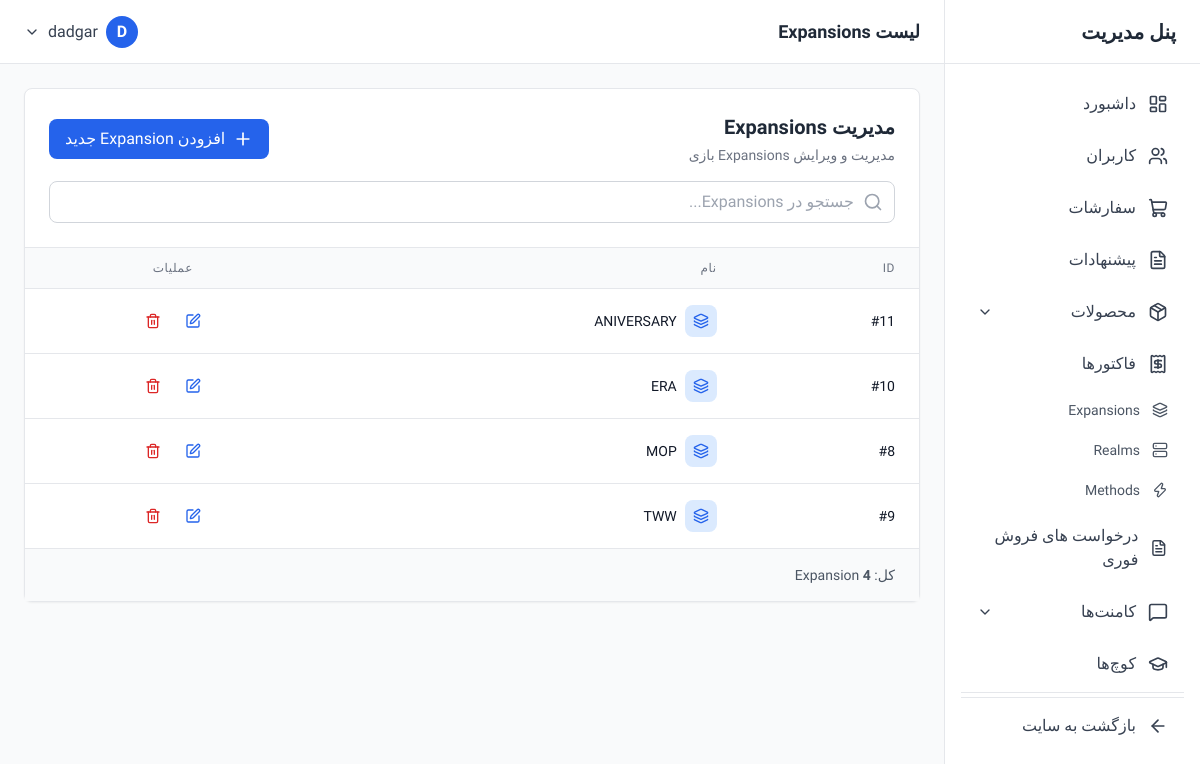
The app's page /dashboard/expansions/ (signed in) with its own data.
### account/models.py (models this page shows, shortened)
class User(AbstractUser):
    email = models.EmailField('Email Address', unique=True)
    phone = models.CharField('Phone Number', max_length=15)
    discord_id = models.CharField('Discord ID', max_length=255)
    last_activation_email_sent = models.DateTimeField(null=True, blank=True)

### core/models.py (models this page shows, shortened)
class Expansion(models.Model):
    name = models.CharField(max_length=100, unique=True)

### dashboard/views.py (the view)
# urls.py: path('expansions/', views.expansion_list, name='expansion_list'),
@login_required
@user_passes_test(is_admin)
def expansion_list(request):
    expansions = Expansion.objects.all().order_by('name')
    search = request.GET.get('search', '')
    if search:
        expansions = expansions.filter(name__icontains=search)
    context = {
        'expansions': expansions,
        'search': search,
    }
    return render(request, 'dashboard/expansions/list.html', context)

### dashboard/views.py (called while the page is built)
def is_admin(user):
    return user.is_staff or user.is_superuser

### dashboard/templates/dashboard/expansions/list.html (shortened to what this page needs)
{% extends 'dashboard/base.html' %}
{% block page_title %}لیست Expansions{% endblock %}
{% block content %}
<div class="bg-white rounded-lg shadow-sm border border-gray-200">
    <div class="p-6 border-b border-gray-200">
        <div class="flex flex-col md:flex-row md:items-center md:justify-between gap-4">
            <div>
                <h2 class="text-xl font-semibold text-gray-800">مدیریت Expansions</h2>
                <p class="text-sm text-gray-500 mt-1">مدیریت و ویرایش Expansions بازی</p>
            </div>
            <a href="{% url 'dashboard:expansion_create' %}" class="inline-flex items-center gap-2 px-4 py-2 bg-blue-600 text-white rounded-lg hover:bg-blue-700 transition-colors">
                <i data-lucide="plus" class="w-5 h-5"></i>
                <span>افزودن Expansion جدید</span>
            </a>
        </div>
        <form method="GET" class="mt-4">
            <div class="relative">
                <input
                    type="text"
                    name="search"
                    value="{{ search }}"
                    placeholder="جستجو در Expansions..."
                    class="w-full px-4 py-2 pr-10 border border-gray-300 rounded-lg focus:ring-2 focus:ring-blue-500 focus:border-transparent"
                >
                <i data-lucide="search" class="absolute right-3 top-1/2 -translate-y-1/2 w-5 h-5 text-gray-400"></i>
            </div>
        </form>
    </div>
    <div class="overflow-x-auto">
        <table class="w-full">
            <thead class="bg-gray-50 border-b border-gray-200">
                <tr>
                    <th class="px-6 py-3 text-right text-xs font-medium text-gray-500 uppercase tracking-wider">ID</th>
                    <th class="px-6 py-3 text-right text-xs font-medium text-gray-500 uppercase tracking-wider">نام</th>
                    <th class="px-6 py-3 text-center text-xs font-medium text-gray-500 uppercase tracking-wider">عملیات</th>
                </tr>
            </thead>
            <tbody class="bg-white divide-y divide-gray-200">
                {% for expansion in expansions %}
                <tr class="hover:bg-gray-50 transition-colors">
                    <td class="px-6 py-4 whitespace-nowrap text-sm text-gray-900">
                        #{{ expansion.id }}
                    </td>
                    <td class="px-6 py-4 whitespace-nowrap">
                        <div class="flex items-center gap-2">
                            <div class="p-2 bg-blue-100 rounded-lg">
                                <i data-lucide="layers" class="w-4 h-4 text-blue-600"></i>
                            </div>
                            <span class="text-sm font-medium text-gray-900">{{ expansion.name }}</span>
                        </div>
                    </td>
                    <td class="px-6 py-4 whitespace-nowrap text-center">
                        <div class="flex items-center justify-center gap-2">
                            <a href="{% url 'dashboard:expansion_edit' expansion.id %}" class="p-2 text-blue-600 hover:bg-blue-50 rounded-lg transition-colors" title="ویرایش">
                                <i data-lucide="edit" class="w-4 h-4"></i>
                            </a>
                            <a href="{% url 'dashboard:expansion_delete' expansion.id %}" class="p-2 text-red-600 hover:bg-red-50 rounded-lg transition-colors" title="حذف">
                                <i data-lucide="trash-2" class="w-4 h-4"></i>
                            </a>
                        </div>
                    </td>
                </tr>
                {% endfor %}
            </tbody>
        </table>
    </div>
    <div class="px-6 py-4 border-t border-gray-200 bg-gray-50">
        <p class="text-sm text-gray-600">
            کل: <span class="font-semibold">{{ expansions.count }}</span> Expansion
        </p>
    </div>
</div>
{% endblock %}

### dashboard/templates/dashboard/base.html (shortened to what this page needs)
<!DOCTYPE html>
<html lang="fa" dir="rtl">
<head>
    <script src="https://cdn.tailwindcss.com"></script>
</head>
<body class="bg-gray-50" x-data="{ sidebarOpen: true, mobileMenuOpen: false }">
    <aside
        :class="sidebarOpen ? 'translate-x-0' : 'translate-x-full'"
        class="fixed right-0 top-0 z-40 h-screen w-64 bg-white border-l border-gray-200 transition-transform duration-300 ease-in-out lg:translate-x-0"
    >
        <div class="flex items-center justify-between h-16 px-6 border-b border-gray-200">
            <h1 class="text-xl font-bold text-gray-800">پنل مدیریت</h1>
        </div>
<nav class="p-4 space-y-1 overflow-y-auto h-[calc(100vh-64px)]">
    <a href="{% url 'dashboard:home' %}" class="flex items-center gap-3 px-4 py-3 text-gray-700 rounded-lg hover:bg-blue-50 hover:text-blue-600 transition-colors">
        <i data-lucide="layout-dashboard" class="w-5 h-5"></i>
        <span>داشبورد</span>
    </a>
    <a href="{% url 'dashboard:user_list' %}" class="flex items-center gap-3 px-4 py-3 text-gray-700 rounded-lg hover:bg-blue-50 hover:text-blue-600 transition-colors">
        <i data-lucide="users" class="w-5 h-5"></i>
        <span>کاربران</span>
    </a>
    <a href="{% url 'dashboard:order_list' %}" class="flex items-center gap-3 px-4 py-3 text-gray-700 rounded-lg hover:bg-blue-50 hover:text-blue-600 transition-colors">
        <i data-lucide="shopping-cart" class="w-5 h-5"></i>
        <span>سفارشات</span>
    </a>
    <a href="{% url 'dashboard:offer_list' %}" class="flex items-center gap-3 px-4 py-3 text-gray-700 rounded-lg hover:bg-blue-50 hover:text-blue-600 transition-colors">
        <i data-lucide="file-text" class="w-5 h-5"></i>
        <span>پیشنهادات</span>
    </a>
    <div x-data="{ open: false }">
        <button @click="open = !open" class="w-full flex items-center justify-between gap-3 px-4 py-3 text-gray-700 rounded-lg hover:bg-blue-50 hover:text-blue-600 transition-colors">
            <div class="flex items-center gap-3">
                <i data-lucide="package" class="w-5 h-5"></i>
                <span>محصولات</span>
            </div>
            <i data-lucide="chevron-down" class="w-4 h-4" :class="{ 'rotate-180': open }"></i>
        </button>
    </div>
    <a href="{% url 'dashboard:invoice_list' %}" class="flex items-center gap-3 px-4 py-3 text-gray-700 rounded-lg hover:bg-blue-50 hover:text-blue-600 transition-colors">
        <i data-lucide="receipt" class="w-5 h-5"></i>
        <span>فاکتورها</span>
    </a>
    <a href="{% url 'dashboard:expansion_list' %}" class="flex items-center gap-3 px-4 py-2 text-sm text-gray-600 rounded-lg hover:bg-blue-50 hover:text-blue-600 transition-colors">
        <i data-lucide="layers" class="w-4 h-4"></i>
        <span>Expansions</span>
    </a>
    <a href="{% url 'dashboard:realm_list' %}" class="flex items-center gap-3 px-4 py-2 text-sm text-gray-600 rounded-lg hover:bg-blue-50 hover:text-blue-600 transition-colors">
        <i data-lucide="server" class="w-4 h-4"></i>
        <span>Realms</span>
    </a>
    <a href="{% url 'dashboard:method_list' %}" class="flex items-center gap-3 px-4 py-2 text-sm text-gray-600 rounded-lg hover:bg-blue-50 hover:text-blue-600 transition-colors">
        <i data-lucide="zap" class="w-4 h-4"></i>
        <span>Methods</span>
    </a>
    <a href="{% url 'dashboard:fastsell_list' %}" class="flex items-center gap-3 px-4 py-3 text-gray-700 rounded-lg hover:bg-blue-50 hover:text-blue-600 transition-colors">
        <i data-lucide="file-text" class="w-5 h-5"></i>
        <span>درخواست های فروش فوری</span>
    </a>
    <div x-data="{ open: false }">
        <button @click="open = !open" class="w-full flex items-center justify-between gap-3 px-4 py-3 text-gray-700 rounded-lg hover:bg-blue-50 hover:text-blue-600 transition-colors">
            <div class="flex items-center gap-3">
                <i data-lucide="message-square" class="w-5 h-5"></i>
                <span>کامنت‌ها</span>
            </div>
            <i data-lucide="chevron-down" class="w-4 h-4" :class="{ 'rotate-180': open }"></i>
        </button>
    </div>
    <a href="{% url 'dashboard:coach_list' %}" class="flex items-center gap-3 px-4 py-3 text-gray-700 rounded-lg hover:bg-blue-50 hover:text-blue-600 transition-colors">
        <i data-lucide="graduation-cap" class="w-5 h-5"></i>
        <span>کوچ‌ها</span>
    </a>
    <hr class="my-4 border-gray-200">
    <hr class="my-4 border-gray-200">
    <a href="/" class="flex items-center gap-3 px-4 py-3 text-gray-700 rounded-lg hover:bg-gray-100 transition-colors">
        <i data-lucide="arrow-left" class="w-5 h-5"></i>
        <span>بازگشت به سایت</span>
    </a>
</nav>
    </aside>
    <div class="lg:mr-64">
        <header class="bg-white border-b border-gray-200 h-16 flex items-center justify-between px-6 sticky top-0 z-30">
            <div class="flex items-center gap-4">
                <h2 class="text-lg font-semibold text-gray-800">{% block page_title %}داشبورد{% endblock %}</h2>
            </div>
            <div class="flex items-center gap-4" x-data="{ open: false }">
                <div class="relative">
                    <button @click="open = !open" class="flex items-center gap-2 text-gray-700 hover:text-gray-900">
                        <div class="w-8 h-8 rounded-full bg-blue-600 flex items-center justify-center text-white font-semibold">
                            {{ request.user.username|slice:":1"|upper }}
                        </div>
                        <span class="hidden md:block">{{ request.user.username }}</span>
                        <i data-lucide="chevron-down" class="w-4 h-4"></i>
                    </button>
                </div>
            </div>
        </header>
        <main class="p-6">
            {% block content %}{% endblock %}
        </main>
    </div>
</body>
</html>

### dashboard/templates/dashboard/base.html (style rules this page uses)
body { font-family: 'Vazirmatn', sans-serif; }

### records on screen
User: user.username "D", user.username "dadgar"
Expansion: id "11", name "ANIVERSARY"
Expansion: id "10", name "ERA"
Expansion: id "8", name "MOP"
Expansion: id "9", name "TWW"

### other values on screen
{{ expansions.count }} "4"
